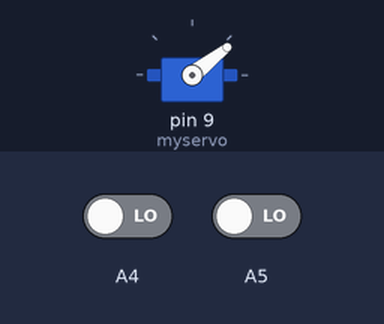
This sketch was run on a simulated Arduino Mega 2560, built with avr-gcc and run on an emulated ATmega2560. On the bench: servo. The test bench sets the inputs (shaded band); at power-on: A4 LOW, A5 LOW. The modem accepts every AT command (registered, SIM ready, sends succeed) and sends nothing else; what the sketch prints to the serial monitor is not drawn.

Above: at 7.7 s.
7.8 s: A4 driven HIGH
At 8.21 s:
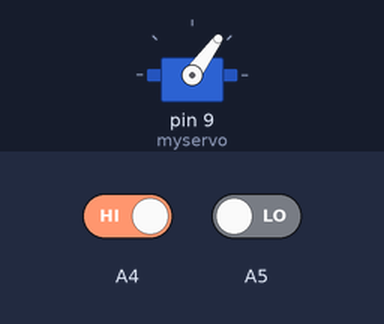
11.3 s: A5 driven HIGH
At 13.4 s:
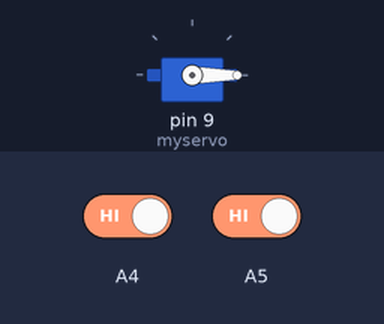
Timing chart, 0 to 14.9 s (numbered marks = the images above; inputs shaded):
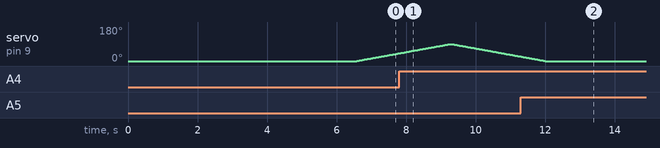

Measured:
- after the input at 11.3 s, servo on pin 9 (myservo): goes on until 12.0 s, then stays 0°
- by itself, servo on pin 9 (myservo): rises from 41° to 90° in 1.4 s, then falls to 24° in 2.0 s

The sketch:

GSM-BASED_RAILWAY_CROSS.ino
```cpp
#include <SoftwareSerial.h>
#include <Servo.h>

SoftwareSerial Serial1(10, 11);
Servo myservo;
int x, y;
int pos = 0;
char *test="$GPRMC";
void initModule(String cmd, char *res, int t)
{
while(1)
{
Serial.println(cmd);
Serial1.println(cmd);
delay(100);
while(Serial1.available()>0)
{
if(Serial1.find(res))
{
Serial.println(res);
delay(t);
return;
}
else
{
Serial.println("Error");
}
}
delay(t);
}
}
void setup() {

  Serial.begin(9600);
  Serial1.begin(9600);
  Serial.println("System Started.....");
  delay(1000);
  Serial.println("Initializing....");
  initModule("AT","OK",1000);
  initModule("ATE1","OK",1000);
  initModule("AT+CPIN?","READY",1000);
  initModule("AT+CMGF=1","OK",1000);
  initModule("AT+CNMI=2,2,0,0,0","OK",1000);
  Serial.println("Initialized Successfully");
  myservo.attach(9);
}

void loop() {
  readSensor();

  if (y == LOW)
  {
    servoUp();
  }
 else if (x == LOW)
  {
    servoDown();
    delay(1000);
   Send();
  }
}

void readSensor()
{
  x = digitalRead(A5);
  y = digitalRead(A4);
}

void servoUp()
{
  for (pos = 0; pos <= 90; pos += 1)
  {
    myservo.write(pos);
    delay(30);
  }
}
void servoDown()
{
  for (pos = 90; pos >= 0; pos -= 1)
  {
     myservo.write(pos);
     delay(30);

  }
}
void Send()
{
   Serial1.println("AT");
   delay(500);
   serialPrint();
   Serial1.println("AT+CMGF=1");
   delay(500);
   serialPrint();
   Serial1.print("AT+CMGS=");
   Serial1.print('"');
   Serial1.print("+256706026219");    //mobile no. for SMS alert
   Serial1.println('"');
   delay(500);
   serialPrint();
   Serial1.println("Hi Mrs Doreen, A train is approaching from a distance");
   delay(500);
   serialPrint();
   Serial1.println("Make sure the gate is closed and please stop traffic from crossing");
   delay(500);
   Serial1.write(26);
   delay(500);
   serialPrint();
}

void serialPrint()
{
  while(Serial1.available()>0)
  {
    Serial.print(Serial1.read());
  }
}
```
